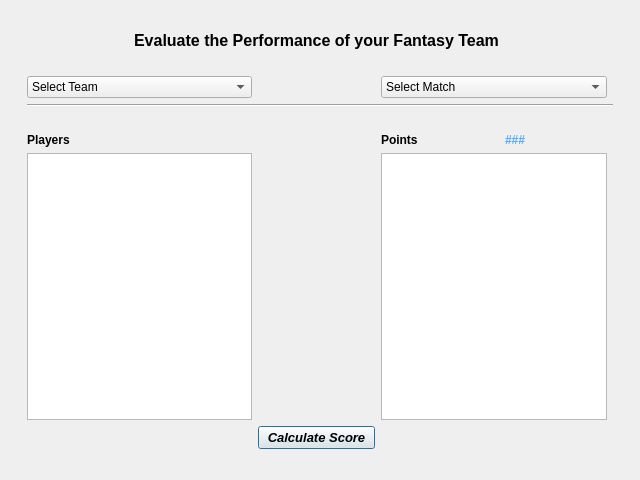
<?xml version="1.0" encoding="UTF-8"?>
<ui version="4.0">
 <class>Dialog</class>
 <widget class="QDialog" name="Dialog">
  <property name="geometry">
   <rect>
    <x>0</x>
    <y>0</y>
    <width>640</width>
    <height>480</height>
   </rect>
  </property>
  <property name="windowTitle">
   <string>Fantasy Cricket</string>
  </property>
  <property name="windowIcon">
   <iconset>
    <normaloff>../../../Desktop/images.jpg</normaloff>../../../Desktop/images.jpg</iconset>
  </property>
  <property name="styleSheet">
   <string notr="true">alternate-background-color: rgb(188, 188, 188);</string>
  </property>
  <layout class="QGridLayout" name="gridLayout">
   <item row="0" column="2">
    <widget class="QLabel" name="label_6">
     <property name="text">
      <string/>
     </property>
    </widget>
   </item>
   <item row="1" column="2" colspan="3">
    <widget class="QLabel" name="label">
     <property name="font">
      <font>
       <family>Arial</family>
       <pointsize>12</pointsize>
       <weight>75</weight>
       <bold>true</bold>
      </font>
     </property>
     <property name="text">
      <string>Evaluate the Performance of your Fantasy Team</string>
     </property>
     <property name="alignment">
      <set>Qt::AlignCenter</set>
     </property>
    </widget>
   </item>
   <item row="2" column="2">
    <widget class="QLabel" name="label_7">
     <property name="text">
      <string/>
     </property>
    </widget>
   </item>
   <item row="4" column="1" colspan="6">
    <widget class="Line" name="line">
     <property name="orientation">
      <enum>Qt::Horizontal</enum>
     </property>
    </widget>
   </item>
   <item row="6" column="1">
    <widget class="QLabel" name="label_3">
     <property name="font">
      <font>
       <family>Arial</family>
       <pointsize>9</pointsize>
       <weight>75</weight>
       <bold>true</bold>
      </font>
     </property>
     <property name="text">
      <string>Players</string>
     </property>
    </widget>
   </item>
   <item row="3" column="1" colspan="2">
    <widget class="QComboBox" name="comboBox">
     <property name="font">
      <font>
       <pointsize>9</pointsize>
      </font>
     </property>
     <property name="editable">
      <bool>false</bool>
     </property>
     <item>
      <property name="text">
       <string>Select Team</string>
      </property>
     </item>
    </widget>
   </item>
   <item row="6" column="4">
    <widget class="QLabel" name="label_4">
     <property name="font">
      <font>
       <family>Arial</family>
       <pointsize>9</pointsize>
       <weight>75</weight>
       <bold>true</bold>
      </font>
     </property>
     <property name="text">
      <string>Points</string>
     </property>
    </widget>
   </item>
   <item row="8" column="3">
    <widget class="QPushButton" name="pushButton">
     <property name="font">
      <font>
       <family>Arial</family>
       <pointsize>10</pointsize>
       <weight>75</weight>
       <italic>true</italic>
       <bold>true</bold>
      </font>
     </property>
     <property name="text">
      <string>Calculate Score</string>
     </property>
    </widget>
   </item>
   <item row="9" column="3">
    <widget class="QLabel" name="label_2">
     <property name="text">
      <string/>
     </property>
    </widget>
   </item>
   <item row="7" column="7">
    <spacer name="horizontalSpacer_2">
     <property name="orientation">
      <enum>Qt::Horizontal</enum>
     </property>
     <property name="sizeHint" stdset="0">
      <size>
       <width>40</width>
       <height>20</height>
      </size>
     </property>
    </spacer>
   </item>
   <item row="7" column="0">
    <spacer name="horizontalSpacer">
     <property name="orientation">
      <enum>Qt::Horizontal</enum>
     </property>
     <property name="sizeHint" stdset="0">
      <size>
       <width>40</width>
       <height>20</height>
      </size>
     </property>
    </spacer>
   </item>
   <item row="3" column="4" colspan="2">
    <widget class="QComboBox" name="comboBox_2">
     <property name="font">
      <font>
       <family>Arial</family>
       <pointsize>9</pointsize>
      </font>
     </property>
     <property name="editable">
      <bool>false</bool>
     </property>
     <property name="currentText">
      <string>Select Match</string>
     </property>
     <property name="currentIndex">
      <number>0</number>
     </property>
     <property name="maxVisibleItems">
      <number>20</number>
     </property>
     <property name="sizeAdjustPolicy">
      <enum>QComboBox::AdjustToContents</enum>
     </property>
     <item>
      <property name="text">
       <string>Select Match</string>
      </property>
     </item>
     <item>
      <property name="text">
       <string>match1</string>
      </property>
     </item>
     <item>
      <property name="text">
       <string>match2</string>
      </property>
     </item>
     <item>
      <property name="text">
       <string>match3</string>
      </property>
     </item>
     <item>
      <property name="text">
       <string>match4</string>
      </property>
     </item>
     <item>
      <property name="text">
       <string>match5</string>
      </property>
     </item>
    </widget>
   </item>
   <item row="5" column="1">
    <widget class="QLabel" name="label_8">
     <property name="text">
      <string/>
     </property>
    </widget>
   </item>
   <item row="6" column="5">
    <widget class="QLabel" name="label_5">
     <property name="font">
      <font>
       <family>Arial</family>
       <pointsize>9</pointsize>
       <weight>75</weight>
       <bold>true</bold>
      </font>
     </property>
     <property name="styleSheet">
      <string notr="true">selection-color: rgb(85, 170, 255);
color: rgb(85, 170, 255);</string>
     </property>
     <property name="text">
      <string>###</string>
     </property>
    </widget>
   </item>
   <item row="7" column="1" colspan="2">
    <widget class="QListWidget" name="listWidget">
     <property name="font">
      <font>
       <family>Arial</family>
      </font>
     </property>
    </widget>
   </item>
   <item row="7" column="4" colspan="2">
    <widget class="QListWidget" name="listWidget_2">
     <property name="font">
      <font>
       <family>Arial</family>
      </font>
     </property>
     <property name="whatsThis">
      <string>&lt;html&gt;&lt;head/&gt;&lt;body&gt;&lt;p&gt;help&lt;/p&gt;&lt;/body&gt;&lt;/html&gt;</string>
     </property>
    </widget>
   </item>
  </layout>
 </widget>
 <resources/>
 <connections/>
</ui>
